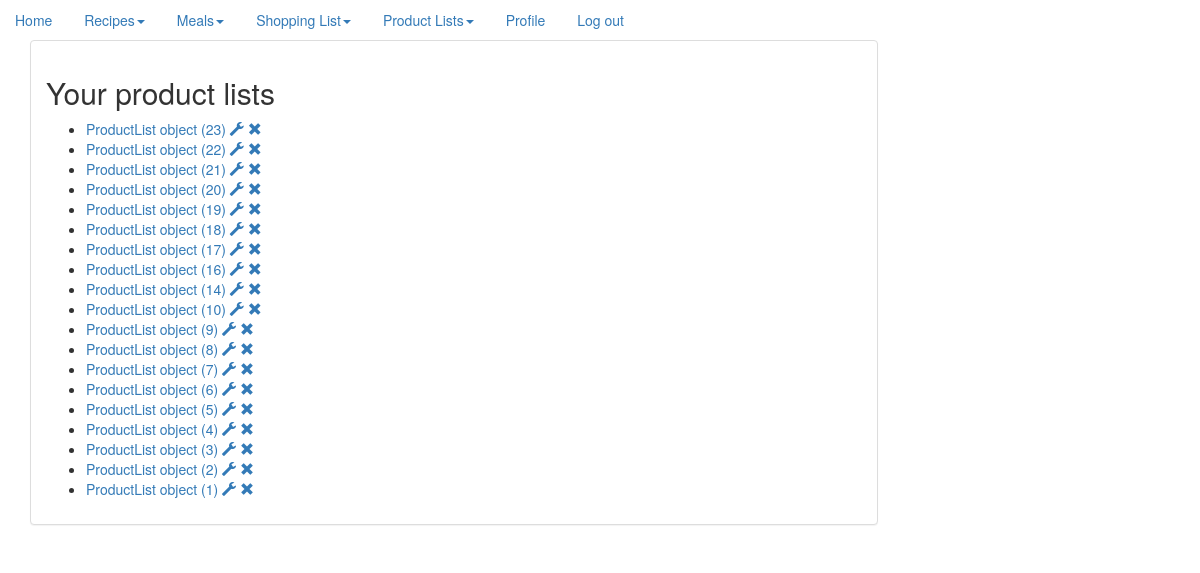
Page /product_lists/ (signed in) on the earlier database version.
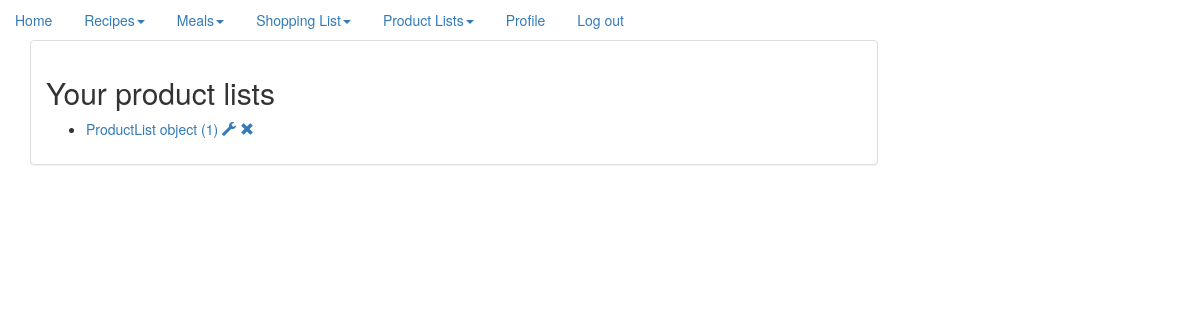
Same page on the later database version.
### recipe/models.py (models this page shows)
class ProductList(models.Model):
    user = models.ForeignKey(User, on_delete=models.CASCADE)
    quantity = models.IntegerField()
    items = models.ForeignKey(ProductDetails)
    card = models.CharField(max_length=1024, blank=True)
    class Meta:
        ordering = ["-id"]

### website/views.py (the view)
# urls.py: url(r'^product_lists/', ShowProductLists.as_view()),
class ShowProductLists(LoginRequiredMixin, ListView):
    context_object_name = 'product_list'
    queryset = ProductList.objects.all()
    def get_context_data(self, **kwargs):
        queryset = ProductList.objects.filter(user=self.request.user)
        context = {
            'paginator': None,
            'page_obj': None,
            'is_paginated': False,
            'object_list': queryset,
        }
        context.update(kwargs)
        return context

### templates/recipe/productlist_list.html
{% extends "base.html" %}
{% block content %}
    <h2>Your product lists</h2>
    <ul>
        {% for product_list in object_list %}
            <li><a href="/product/{{ product_list.id }}">{{ product_list }} </a>
                <a href="/edit_product/{{ product_list.id }}"><span class="glyphicon glyphicon glyphicon-wrench"
                                                                    aria-hidden="true"></span></a>
                <a href="/delete_product/{{ product_list.id }}"><span
                        class="glyphicon glyphicon glyphicon-remove"
                        aria-hidden="true"></span></a>
            </li>
        {% endfor %}
    </ul>
{% endblock %}

### templates/base.html (shortened to what this page needs)
<!DOCTYPE html>
<html lang="en">
<head>
    <link rel="stylesheet" href="https://maxcdn.bootstrapcdn.com/bootstrap/3.3.6/css/bootstrap.min.css"
>
    <link rel="stylesheet" type="text/css" href="http://midnight-order.com/media/css/recipes.css">
    <link rel="stylesheet" href="//code.jquery.com/ui/1.11.0/themes/smoothness/jquery-ui.css">
    <link rel="stylesheet" href="http://code.jquery.com/ui/1.11.0/themes/smoothness/jquery-ui.css">
</head>
<body>
{% if not user.is_authenticated %}
    <div class="div-pos foo3">
{% else %}
    <div class="div-pos foo">
{% endif %}
<ul class="nav nav-pills">
    <li role="presentation"><a href="/">Home</a></li>
    {% if not user.is_authenticated %}
        <li role="presentation"><a href="/recipes">Recipes</a></li>
        <li role="presentation"><a href="/login">Login</a></li>
        <li role="presentation"><a href="/register">Register</a></li>
    {% else %}
        <li class="dropdown"><a href="#" data-toggle="dropdown" class="dropdown-toggle">Recipes<b class="caret"></b></a>
        </li>
        <li class="dropdown"><a href="#" data-toggle="dropdown" class="dropdown-toggle">Meals<b
                class="caret"></b></a>
        </li>
        <li class="dropdown"><a href="#" data-toggle="dropdown" class="dropdown-toggle">Shopping List<b
                class="caret"></b></a>
        </li>
        <li class="dropdown"><a href="#" data-toggle="dropdown" class="dropdown-toggle">Product Lists<b
                class="caret"></b></a>
        </li>
        <li role="presentation"><a href="/profile">Profile</a></li>
        <li role="presentation"><a href="/logout">Log out</a></li>
    {% endif %}
</ul>
</div>
<div class="container">
    <div class="row row-offcanvas row-offcanvas-right ">
        <div class="col-xs-12 col-sm-9">
            <div class="panel panel-default">
                <div class="panel-body word-break">
                    {% block content %}
                    {% endblock %}
                </div>
            </div>
        </div>
    </div>
</div>
</body>
</html>

Differences in the rows shown:
removed ProductList: id "ProductList object (23)"
removed ProductList: id "ProductList object (22)"
removed ProductList: id "ProductList object (21)"
removed ProductList: id "ProductList object (20)"
removed ProductList: id "ProductList object (19)"
removed ProductList: id "ProductList object (18)"
removed ProductList: id "ProductList object (17)"
removed ProductList: id "ProductList object (16)"
removed ProductList: id "ProductList object (14)"
removed ProductList: id "ProductList object (10)"
removed ProductList: id "ProductList object (9)"
removed ProductList: id "ProductList object (8)"
removed ProductList: id "ProductList object (7)"
removed ProductList: id "ProductList object (6)"
removed ProductList: id "ProductList object (5)"
removed ProductList: id "ProductList object (4)"
removed ProductList: id "ProductList object (3)"
removed ProductList: id "ProductList object (2)"
